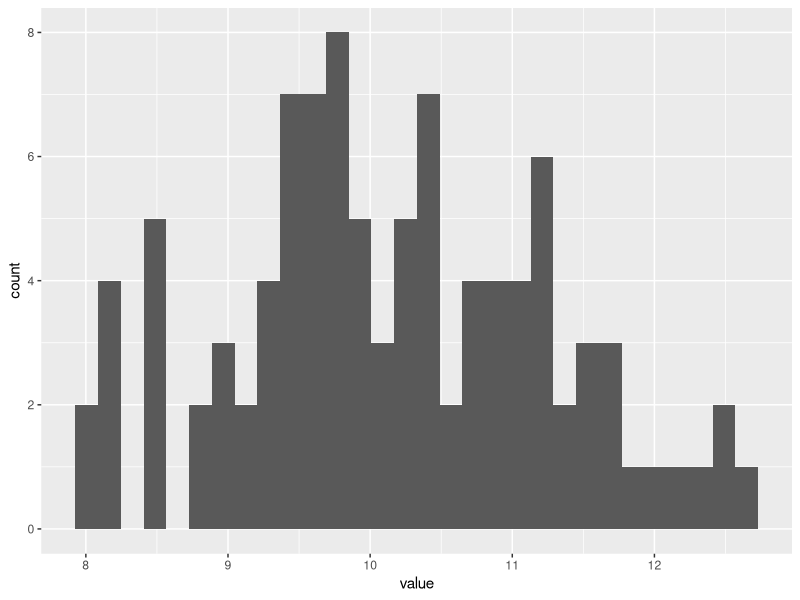
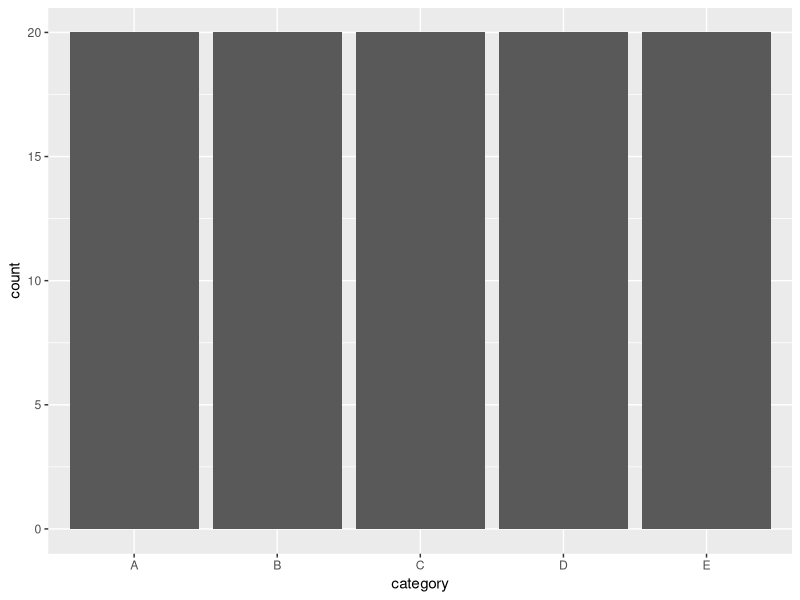

Reproduce these figures in R, in order.
## ---- chunk 1
knitr::opts_chunk$set(echo = TRUE)
library(tidyverse)
## ---- chunk 2
test.data <- tibble(value=c(NA,rnorm(99,10)),
                    category=rep(LETTERS[1:5],20))
test.data
## ---- chunk 3
ggplot(test.data,aes(x=value)) + geom_histogram()
## ---- chunk 4
ggplot(test.data,aes(x=category)) + geom_bar()
